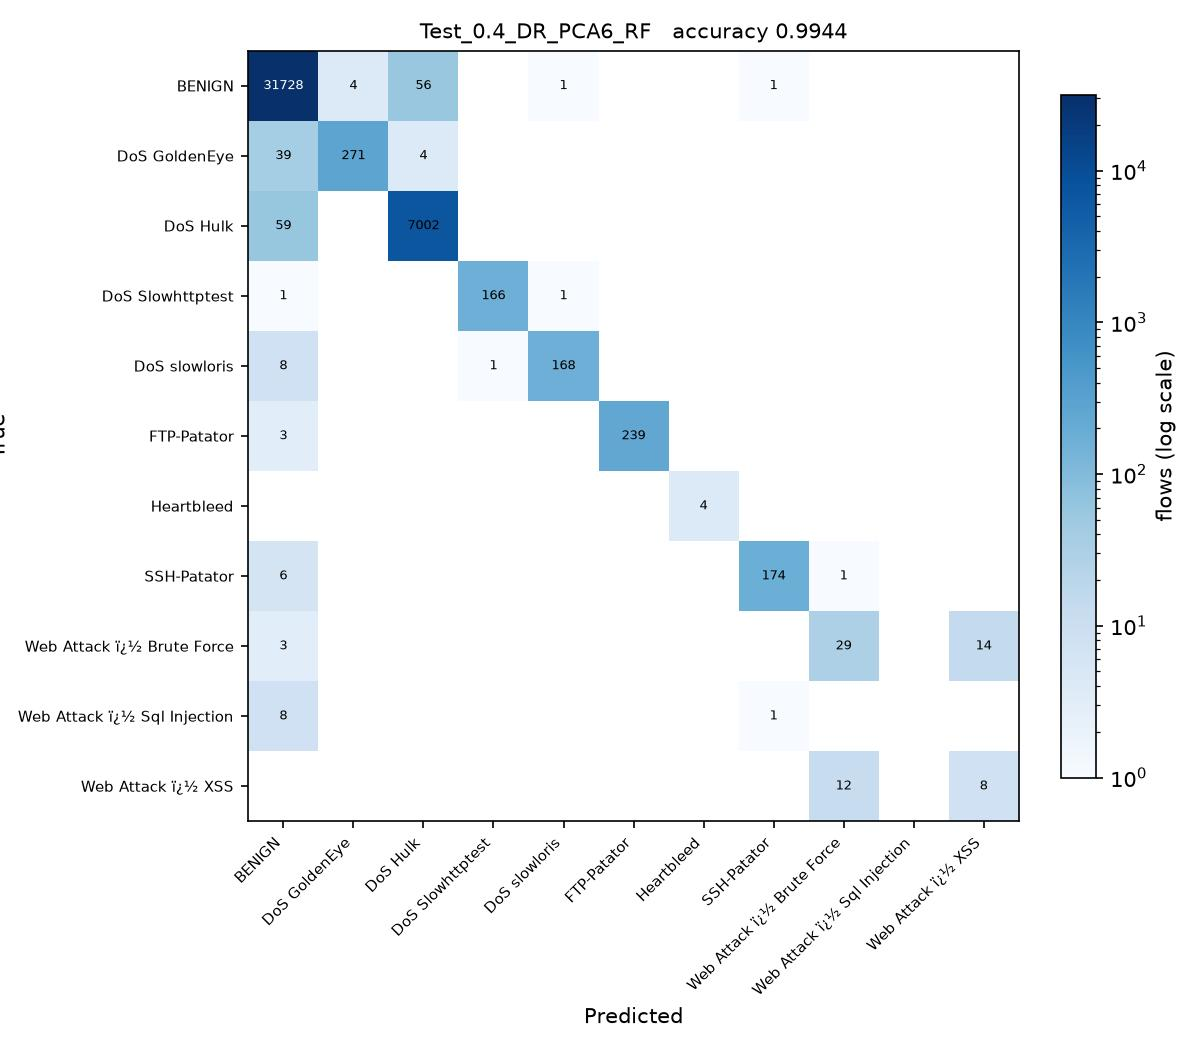

This figure's Python source:
# Test_0.4_DR_PCA6_RF.py
#
# Test size 0.4  |  PCA, 6 components  |  Random Forest (sheet #7)
#
# This is SGDC_60_40.py with the changes marked CHANGE below and nothing else.
#
# Taken from the sheet unchanged.

import os
from pathlib import Path

# CHANGE 1: run from the project folder, so the CSV names below resolve, and
# read them as latin-1. The Web Attack labels contain byte 0x96, which the
# default utf-8 decoder rejects with UnicodeDecodeError.
os.chdir(Path(__file__).resolve().parent.parent)
import numpy as np
import pandas as pd

df1 = pd.read_csv(r'C:\Users\Karthika\OneDrive\Desktop\ACN_PCA_75_Runs\Scripts\Tuesday-WorkingHours.pcap_ISCX (1).csv', low_memory=True, encoding='latin-1')
df2 = pd.read_csv(r'C:\Users\Karthika\OneDrive\Desktop\ACN_PCA_75_Runs\Scripts\Wednesday-workingHours.pcap_ISCX.csv', low_memory=True, encoding='latin-1')
df3 = pd.read_csv(r'C:\Users\Karthika\OneDrive\Desktop\ACN_PCA_75_Runs\Scripts\Thursday-WorkingHours-Morning-WebAttacks.pcap_ISCX.csv', low_memory=True, encoding='latin-1')

dataset = pd.concat([df1, df2, df3], ignore_index=True)

dataset.columns = dataset.columns.str.strip()

# CHANGE 2: a stratified sample of 100000 flows, the same for every run.
# The full three captures hold about 1.3 million flows, which makes 75 runs
# impractical. At least 50 flows of every class are kept.
label = dataset.columns[-1]
dataset = pd.concat(
    [g.sample(n=min(len(g), max(50, round(100000 * len(g) / len(dataset)))), random_state=0)
     for _, g in dataset.groupby(label)],
    ignore_index=True
)

X = dataset.iloc[:, :-1]
y = dataset.iloc[:, -1]

X = X.apply(pd.to_numeric, errors='coerce')

X.replace([np.inf, -np.inf], np.nan, inplace=True)

from sklearn.impute import SimpleImputer

imputer = SimpleImputer(missing_values=np.nan, strategy='mean')
X = imputer.fit_transform(X)

from sklearn.preprocessing import LabelEncoder

labelencoder_y = LabelEncoder()
y = labelencoder_y.fit_transform(y)

from sklearn.model_selection import train_test_split

X_train, X_test, y_train, y_test = train_test_split(
    X,
    y,
    test_size=0.4,   # CHANGE 3: test size
    random_state=0,
    stratify=y
)

# CHANGE 4: PCA, from PCA_LDA_KErnel_PCA_CODE.pdf (fitted on training data only).
# PCA follows the directions of largest variance, so the features have to be on
# a common scale first, otherwise the components just track whichever column has
# the biggest units. The scaler is fitted on the training split only.
from sklearn.preprocessing import StandardScaler
from sklearn.decomposition import PCA

scaler = StandardScaler()
X_train = scaler.fit_transform(X_train)
X_test = scaler.transform(X_test)

pca = PCA(n_components=6)
X_train = pca.fit_transform(X_train)          # no labels: PCA is unsupervised
X_test = pca.transform(X_test)
print("\nVariance explained by 6 components : {:.4f}".format(pca.explained_variance_ratio_.sum()))

# CHANGE 5: Random Forest (sheet #7) in place of SGDClassifier
from sklearn.ensemble import RandomForestClassifier

classifier = RandomForestClassifier(
    n_estimators=200,
    criterion='entropy',
    random_state=0
)

classifier.fit(X_train, y_train)

y_pred = classifier.predict(X_test) 

from sklearn.metrics import confusion_matrix
from sklearn.metrics import accuracy_score
from sklearn.metrics import precision_score
from sklearn.metrics import recall_score
from sklearn.metrics import f1_score
from sklearn.metrics import classification_report

cm = confusion_matrix(y_test, y_pred)

print("Confusion Matrix:\n")
print(cm)

print("\nAccuracy : {:.4f}".format(accuracy_score(y_test, y_pred)))
print("\nPrecision : {:.4f}".format(precision_score(y_test, y_pred, average='weighted')))
print("\nRecall : {:.4f}".format(recall_score(y_test, y_pred, average='weighted')))
print("\nF1 Score : {:.4f}".format(f1_score(y_test, y_pred, average='weighted')))

print("\nClassification Report:\n")
print(classification_report(y_test, y_pred))
# CHANGE 6: save the confusion matrix as Test_0.4_DR_PCA6_RF.jpg and record the result
import matplotlib
matplotlib.use('Agg')
import matplotlib.pyplot as plt
from matplotlib.colors import LogNorm

here = Path(__file__).resolve().parent
names = [str(c) for c in labelencoder_y.classes_]
fig, ax = plt.subplots(figsize=(8, 7))
im = ax.imshow(cm, cmap='Blues', norm=LogNorm(vmin=1))
ax.set_xticks(range(len(names)), names, rotation=45, ha='right', fontsize=7)
ax.set_yticks(range(len(names)), names, fontsize=7)
ax.set_xlabel('Predicted')
ax.set_ylabel('True')
ax.set_title('Test_0.4_DR_PCA6_RF   accuracy {:.4f}'.format(accuracy_score(y_test, y_pred)), fontsize=10)
for i in range(cm.shape[0]):
    for j in range(cm.shape[1]):
        if cm[i, j]:
            ax.text(j, i, cm[i, j], ha='center', va='center', fontsize=6,
                    color='white' if cm[i, j] > cm.max() / 3 else 'black')
fig.colorbar(im, ax=ax, fraction=0.04, label='flows (log scale)')
fig.tight_layout()
fig.savefig(here / 'Test_0.4_DR_PCA6_RF.jpg', dpi=150)
plt.close(fig)

row = pd.DataFrame([{
    'Test': 0.4, 'DR': 'PCA6', 'Clas': 'RF',
    'Acc': round(accuracy_score(y_test, y_pred), 4),
    'Pre': round(precision_score(y_test, y_pred, average='weighted', zero_division=0), 4),
    'Rec': round(recall_score(y_test, y_pred, average='weighted', zero_division=0), 4),
    'F1': round(f1_score(y_test, y_pred, average='weighted', zero_division=0), 4),
    'script': 'Test_0.4_DR_PCA6_RF',
}])
out = here.parent / 'results' / '75_runs.csv'
out.parent.mkdir(exist_ok=True)
if out.exists():
    old = pd.read_csv(out)
    row = pd.concat([old[old['script'] != 'Test_0.4_DR_PCA6_RF'], row], ignore_index=True)
row.to_csv(out, index=False)
